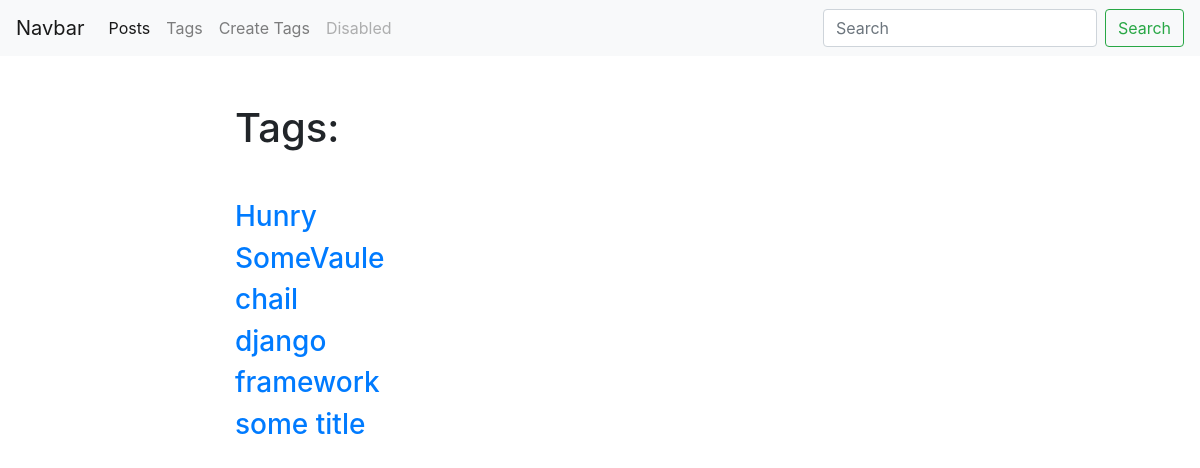
/blog/tags/, run on an earlier commit of the app's database.
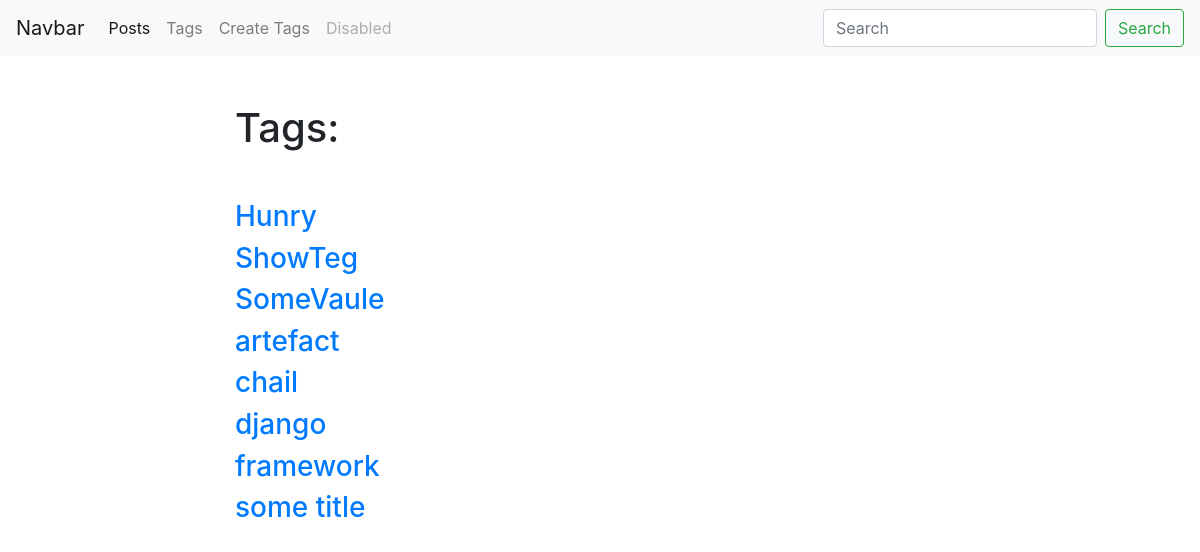
And on a later commit of the database.
### blog/models.py (models this page shows, shortened)
class Tag(models.Model):
	title = models.CharField(max_length = 50)
	slug = models.SlugField(max_length = 50, unique=True)
	def get_absolute_url(self):
		return reverse('tag_detail_url', kwargs={'slug': self.slug})
	class Meta:
		ordering = ['title']

### blog/views.py (the view)
# urls.py: path('tags/', tags_list, name = 'tags_list_url'),
def tags_list(request):
	tags = Tag.objects.all()
	return render(request, 'blog/tags_list.html', context = {'tags': tags})

### blog/templates/blog/tags_list.html (shortened to what this page needs)
{% extends 'blog/base_blog.html' %}
{% block content %}
	<h1 class="mb-5">Tags:</h1>
	{% for tag in tags %}
		<h3><a href="{{ tag.get_absolute_url }}">{{ tag.title }}</a></h3>
	{% endfor %}
{% endblock %}

What changed in the data, as far as the page shows it:
added Tag: title "ShowTeg"
added Tag: title "artefact"
